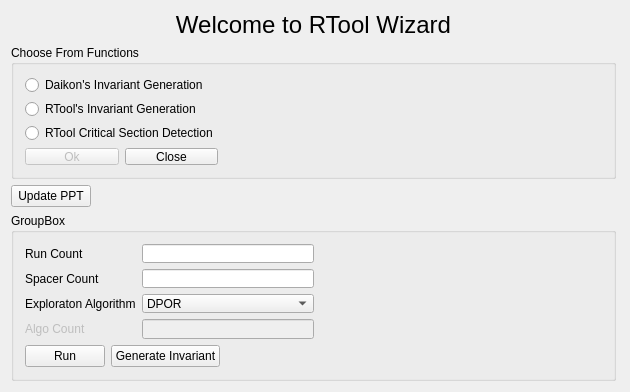
<?xml version="1.0" encoding="UTF-8"?>
<ui version="4.0">
 <class>MainWindow</class>
 <widget class="QMainWindow" name="MainWindow">
  <property name="geometry">
   <rect>
    <x>0</x>
    <y>0</y>
    <width>630</width>
    <height>392</height>
   </rect>
  </property>
  <property name="focusPolicy">
   <enum>Qt::StrongFocus</enum>
  </property>
  <property name="windowTitle">
   <string>RTool</string>
  </property>
  <property name="autoFillBackground">
   <bool>true</bool>
  </property>
  <widget class="QWidget" name="centralWidget">
   <property name="maximumSize">
    <size>
     <width>627</width>
     <height>392</height>
    </size>
   </property>
   <property name="focusPolicy">
    <enum>Qt::StrongFocus</enum>
   </property>
   <layout class="QVBoxLayout" name="verticalLayout_2">
    <item>
     <layout class="QVBoxLayout" name="verticalLayout">
      <item>
       <widget class="QLabel" name="label">
        <property name="font">
         <font>
          <pointsize>18</pointsize>
         </font>
        </property>
        <property name="text">
         <string>Welcome to RTool Wizard</string>
        </property>
        <property name="alignment">
         <set>Qt::AlignCenter</set>
        </property>
       </widget>
      </item>
      <item>
       <widget class="QGroupBox" name="radioGroup">
        <property name="title">
         <string>Choose From Functions</string>
        </property>
        <property name="flat">
         <bool>true</bool>
        </property>
        <layout class="QVBoxLayout" name="verticalLayout_3">
         <item>
          <layout class="QGridLayout" name="gridLayout">
           <item row="3" column="0">
            <layout class="QHBoxLayout" name="horizontalLayout">
             <item>
              <widget class="QPushButton" name="okButton">
               <property name="enabled">
                <bool>false</bool>
               </property>
               <property name="text">
                <string>Ok</string>
               </property>
              </widget>
             </item>
             <item>
              <widget class="QPushButton" name="closeButton">
               <property name="text">
                <string>Close</string>
               </property>
              </widget>
             </item>
            </layout>
           </item>
           <item row="0" column="0">
            <widget class="QRadioButton" name="daikonRadio">
             <property name="text">
              <string>Daikon's Invariant Generation</string>
             </property>
            </widget>
           </item>
           <item row="2" column="0">
            <widget class="QRadioButton" name="rtoolCSRadio">
             <property name="text">
              <string>RTool Critical Section Detection</string>
             </property>
            </widget>
           </item>
           <item row="1" column="0">
            <widget class="QRadioButton" name="rtoolNormalRadio">
             <property name="text">
              <string>RTool's Invariant Generation</string>
             </property>
            </widget>
           </item>
           <item row="3" column="1">
            <spacer name="horizontalSpacer">
             <property name="orientation">
              <enum>Qt::Horizontal</enum>
             </property>
             <property name="sizeHint" stdset="0">
              <size>
               <width>40</width>
               <height>20</height>
              </size>
             </property>
            </spacer>
           </item>
          </layout>
         </item>
        </layout>
       </widget>
      </item>
     </layout>
    </item>
    <item>
     <layout class="QHBoxLayout" name="horizontalLayout_5">
      <item>
       <widget class="QPushButton" name="updatePPTButton">
        <property name="text">
         <string>Update PPT</string>
        </property>
       </widget>
      </item>
      <item>
       <spacer name="horizontalSpacer_4">
        <property name="orientation">
         <enum>Qt::Horizontal</enum>
        </property>
        <property name="sizeHint" stdset="0">
         <size>
          <width>40</width>
          <height>20</height>
         </size>
        </property>
       </spacer>
      </item>
     </layout>
    </item>
    <item>
     <widget class="QGroupBox" name="functionGroupBox">
      <property name="enabled">
       <bool>true</bool>
      </property>
      <property name="title">
       <string>GroupBox</string>
      </property>
      <layout class="QVBoxLayout" name="verticalLayout_4">
       <item>
        <layout class="QHBoxLayout" name="horizontalLayout_4">
         <item>
          <layout class="QFormLayout" name="formLayout">
           <property name="fieldGrowthPolicy">
            <enum>QFormLayout::AllNonFixedFieldsGrow</enum>
           </property>
           <item row="0" column="0">
            <widget class="QLabel" name="label_2">
             <property name="text">
              <string>Run Count</string>
             </property>
            </widget>
           </item>
           <item row="0" column="1">
            <widget class="QLineEdit" name="lineEdit"/>
           </item>
           <item row="1" column="0">
            <widget class="QLabel" name="label_3">
             <property name="text">
              <string>Spacer Count</string>
             </property>
            </widget>
           </item>
           <item row="1" column="1">
            <widget class="QLineEdit" name="lineEdit_2"/>
           </item>
           <item row="2" column="0">
            <widget class="QLabel" name="label_4">
             <property name="text">
              <string>Exploraton Algorithm</string>
             </property>
            </widget>
           </item>
           <item row="2" column="1">
            <widget class="QComboBox" name="algoCombo">
             <item>
              <property name="text">
               <string>DPOR</string>
              </property>
             </item>
             <item>
              <property name="text">
               <string>PCB</string>
              </property>
             </item>
             <item>
              <property name="text">
               <string>HaPSet</string>
              </property>
             </item>
            </widget>
           </item>
           <item row="3" column="0">
            <widget class="QLabel" name="algoCountLbl">
             <property name="enabled">
              <bool>false</bool>
             </property>
             <property name="text">
              <string>Algo Count</string>
             </property>
            </widget>
           </item>
           <item row="3" column="1">
            <widget class="QLineEdit" name="algoCount">
             <property name="enabled">
              <bool>false</bool>
             </property>
             <property name="text">
              <string/>
             </property>
            </widget>
           </item>
          </layout>
         </item>
         <item>
          <spacer name="horizontalSpacer_2">
           <property name="orientation">
            <enum>Qt::Horizontal</enum>
           </property>
           <property name="sizeHint" stdset="0">
            <size>
             <width>40</width>
             <height>20</height>
            </size>
           </property>
          </spacer>
         </item>
        </layout>
       </item>
       <item>
        <layout class="QHBoxLayout" name="horizontalLayout_3">
         <item>
          <widget class="QPushButton" name="runButton">
           <property name="text">
            <string>Run</string>
           </property>
          </widget>
         </item>
         <item>
          <widget class="QPushButton" name="genInvButton">
           <property name="text">
            <string>Generate Invariant</string>
           </property>
          </widget>
         </item>
         <item>
          <spacer name="horizontalSpacer_3">
           <property name="orientation">
            <enum>Qt::Horizontal</enum>
           </property>
           <property name="sizeHint" stdset="0">
            <size>
             <width>40</width>
             <height>20</height>
            </size>
           </property>
          </spacer>
         </item>
        </layout>
       </item>
      </layout>
     </widget>
    </item>
   </layout>
  </widget>
 </widget>
 <layoutdefault spacing="6" margin="11"/>
 <resources/>
 <connections>
  <connection>
   <sender>closeButton</sender>
   <signal>clicked()</signal>
   <receiver>MainWindow</receiver>
   <slot>close()</slot>
   <hints>
    <hint type="sourcelabel">
     <x>191</x>
     <y>169</y>
    </hint>
    <hint type="destinationlabel">
     <x>606</x>
     <y>0</y>
    </hint>
   </hints>
  </connection>
 </connections>
</ui>
